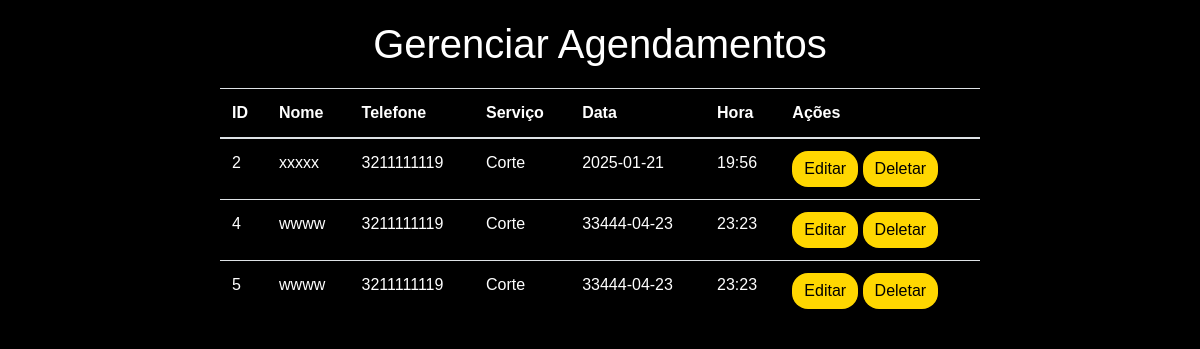
The app's page /admin.php, older data.
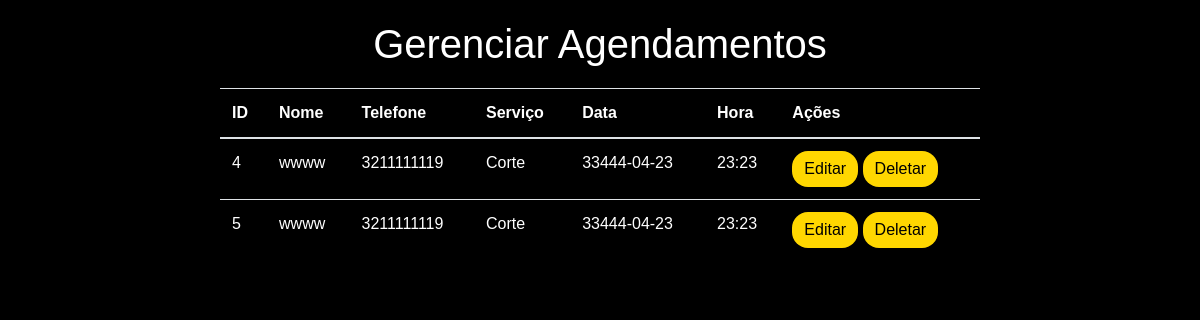
The same page, newer data.
### tables this page shows
CREATE TABLE agendamentos (
                id INTEGER PRIMARY KEY AUTOINCREMENT,
                nome TEXT NOT NULL,
                telefone TEXT NOT NULL,
                data_agendamento DATE NOT NULL,
                horario TIME NOT NULL,
                servico TEXT NOT NULL,
                criado_em TIMESTAMP DEFAULT CURRENT_TIMESTAMP
            );

### admin.php (the view, shortened to what this page needs)
<?php
include 'conexao.php';
try {
    $query = "SELECT * FROM agendamentos ORDER BY data_agendamento, horario";
    $stmt = $db->prepare($query);
    $stmt->execute();
    $agendamentos = $stmt->fetchAll(PDO::FETCH_ASSOC);
} catch (PDOException $e) {
    $message = "Erro ao buscar agendamentos: " . $e->getMessage();
    $agendamentos = [];
}
?>
<!DOCTYPE html>
<html lang="pt-BR">
<head>
    <link rel="stylesheet" href="https://stackpath.bootstrapcdn.com/bootstrap/4.5.2/css/bootstrap.min.css">
</head>
<body>
    <div class="container">
        <h1 class="titulo-principal">Gerenciar Agendamentos</h1>
        <?php if (!empty($agendamentos)): ?>
        <table class="table table-striped">
            <thead>
                <tr>
                    <th>ID</th>
                    <th>Nome</th>
                    <th>Telefone</th>
                    <th>Serviço</th>
                    <th>Data</th>
                    <th>Hora</th>
                    <th>Ações</th>
                </tr>
            </thead>
            <tbody>
                <?php foreach ($agendamentos as $agendamento): ?>
                <tr>
                    <td><?= htmlspecialchars($agendamento['id']) ?></td>
                    <td><?= htmlspecialchars($agendamento['nome']) ?></td>
                    <td><?= htmlspecialchars($agendamento['telefone']) ?></td>
                    <td><?= htmlspecialchars($agendamento['servico']) ?></td>
                    <td><?= htmlspecialchars($agendamento['data_agendamento']) ?></td>
                    <td><?= htmlspecialchars($agendamento['horario']) ?></td>
                    <td>
                        <a href="editar_agendamento.php?id=<?= htmlspecialchars($agendamento['id']) ?>" class="btn btn-custom">Editar</a>
                        <a href="?delete=<?= htmlspecialchars($agendamento['id']) ?>" class="btn btn-custom" onclick="return confirm('Tem certeza que deseja deletar?');">Deletar</a>
                    </td>
                </tr>
                <?php endforeach; ?>
            </tbody>
        </table>
        <?php else: ?>
        <p class="nenhum-agendamento">
            Nenhum agendamento encontrado.
        </p>
        <?php endif; ?>
    </div>
</body>
</html>

Row changes from the older to the newer data that the page shows:
removed agendamentos: id "2", nome "xxxxx", telefone "3211111119", servico "Corte", data_agendamento "2025-01-21", horario "19:56"
